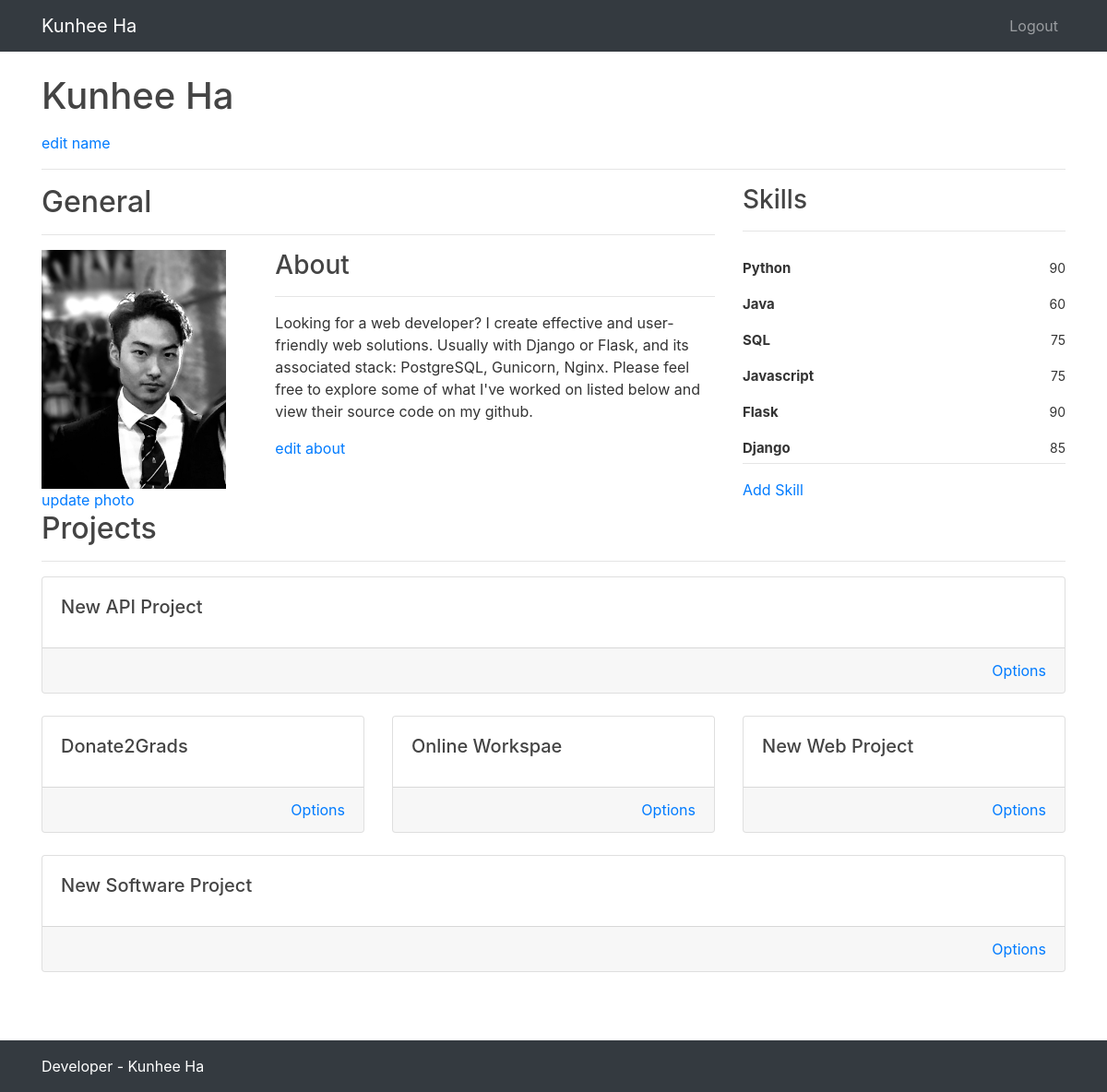
Page /admin (signed in) on the earlier database version.
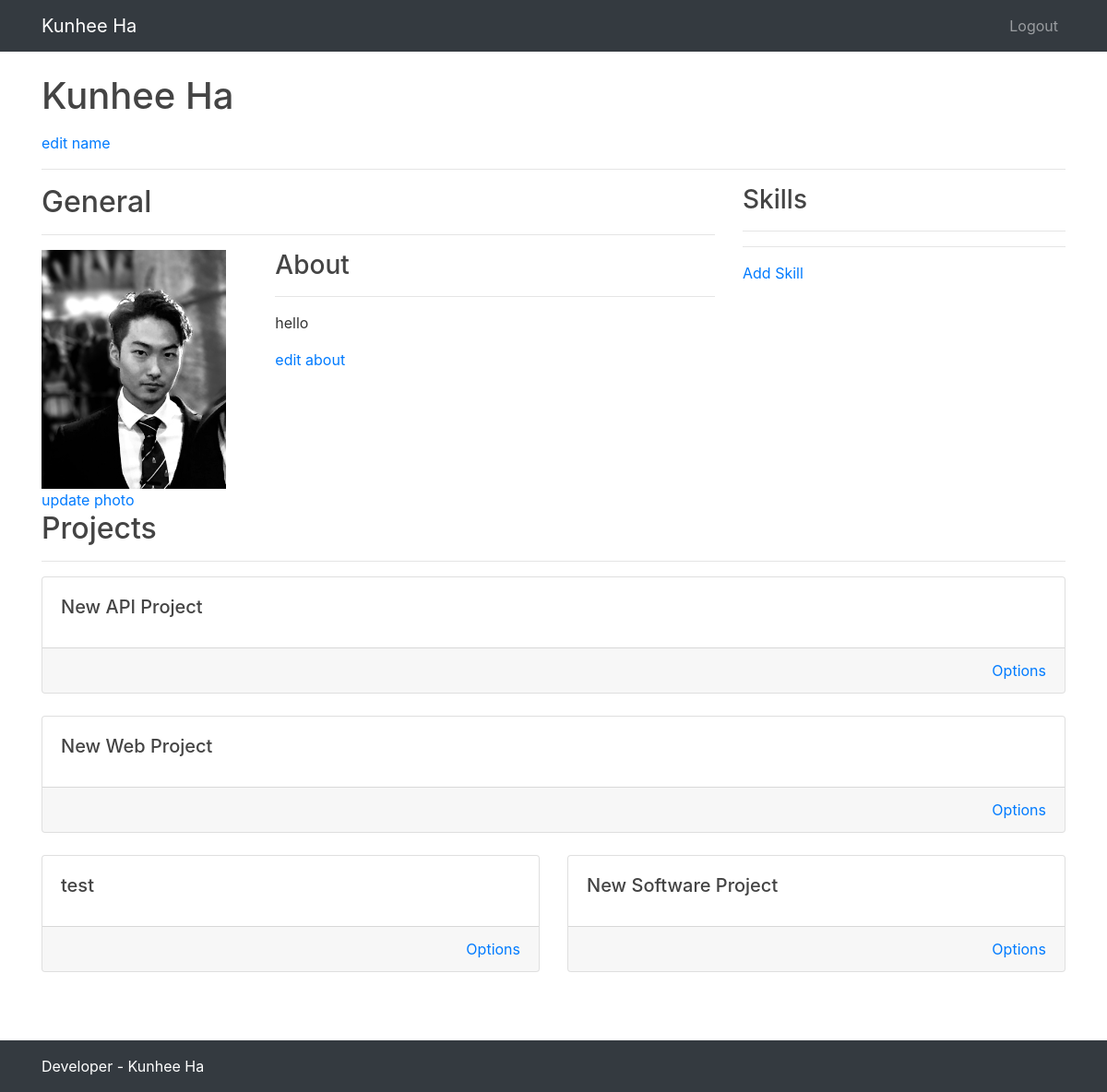
Same page on the later database version.
### onlineportfolio/models.py (models this page shows)
class User(db.Model, UserMixin):
    id = db.Column(db.Integer(), primary_key=True)
    name = db.Column(db.String(30), nullable=False)
    password = db.Column(db.String(60), nullable=False)
    email = db.Column(db.String(120), unique=True, nullable=False)
    phone = db.Column(db.String(12), unique=True, nullable=False)
    profile_photo = db.Column(db.String(20), nullable=True)
    cv_file = db.Column(db.String(20), nullable=True)
    personal_statement = db.Column(db.Text(), nullable=False)

class Skill(db.Model):
    id = db.Column(db.Integer(), primary_key=True)
    skill_name = db.Column(db.String(30), nullable=False)
    proficiency_level = db.Column(db.Integer(), nullable=False)

class WebProject(db.Model):
    id = db.Column(db.Integer(), primary_key=True)
    name = db.Column(db.String(30), nullable=False)
    source_code = db.Column(db.String(50), nullable=False)
    link = db.Column(db.String(50), nullable=False)
    description = db.Column(db.Text(), nullable=False)
    user_guide = db.Column(db.String(20), nullable=True)
    upcoming_functionality = db.Column(db.Text(), nullable=True)
    skills = db.relationship('PSkill', secondary='web_project_skills')

class SoftwareProject(db.Model):
    id = db.Column(db.Integer(), primary_key=True)
    name = db.Column(db.String(30), nullable=False)
    source_code = db.Column(db.String(50), nullable=False)
    windows_file = db.Column(db.String(20), nullable=True)
    macos_file = db.Column(db.String(20), nullable=True)
    linux_file = db.Column(db.String(20), nullable=True)
    description = db.Column(db.Text(), nullable=False)
    installation_guide = db.Column(db.String(20), nullable=True)
    user_guide = db.Column(db.String(20), nullable=True)
    upcoming_functionality = db.Column(db.Text(), nullable=True)
    skills = db.relationship('PSkill', secondary='software_project_skills')

### onlineportfolio/routes.py (the view, shortened to what this page needs)
@app.route('/admin', methods=['GET', 'POST'])
@login_required
def admin():
    skills = Skill.query.all()
    apiprojects = APIProject.query.all()
    webprojects = WebProject.query.all()
    softwareprojects = SoftwareProject.query.all()
    cvform = AddCVForm()
    aboutform = AboutForm()
    viewcvform = ViewCVForm()
    imageform = AddImageForm()
    skillform = SkillForm()
    if viewcvform.cvsubmit.data and viewcvform.validate():
        me = Person.query.first()
        cv = me.cv_file
        mydirectory = os.path.join(app.root_path, 'static/cv')
        return send_from_directory(directory=mydirectory, filename=cv)
    if aboutform.validate_on_submit():
        current_user.personal_statement = aboutform.personal_statement.data
        db.session.commit()
        flash('Profile Updated', 'success')
    elif request.method == 'GET':
        if current_user.personal_statement:
            aboutform.personal_statement.data = current_user.personal_statement
    if skillform.validate_on_submit():
        newskill = Skill(skill_name=skillform.skill_name.data, proficiency_level=skillform.proficiency_level.data)
        db.session.add(newskill)
        db.session.commit()
        flash('New Skill Added', 'success')
    return render_template("admin_test.html", aboutform=aboutform, cvform=cvform, imageform=imageform, viewcvform=viewcvform, skills=skills, skillform=skillform, webprojects=webprojects, apiprojects=apiprojects, softwareprojects=softwareprojects)

### onlineportfolio/models.py (called while the page is built)
@login_manager.user_loader
def load_user(user_id):
    return User.query.get(int(user_id))

### onlineportfolio/templates/admin_test.html (shortened to what the changed rows need)
{% extends 'admin_base.html' %}
{% block content %}
  <h1>{{ current_user.name }}</h1>
  <a data-toggle="modal" data-target="#editnameform" href="">edit name</a>
  <hr>
  <div class="row">
    <div class="col-md-8">
      <h2>General</h2>
      <div class="row">
        <div class="col-md-4">
          <img src="{{ url_for('static', filename='images/'+current_user.profile_photo) }}" width="200">
          <a data-toggle="modal" data-target="#imageform" href="">update photo</a>
        </div>
        <div class="col-md-8">
          <h3>About</h3>
          <hr>
          <p>{{ current_user.personal_statement }}</p>
          <a data-toggle="modal" data-target="#aboutform" href="#">edit about</a>
        </div>
      </div>
    </div>
    <div class="col-md-4">
      <div class="each-lang">
        {% for skill in skills %}
        <div class="lang">
          <div class="parcial">
            <div class="info">
              <div class="name"><a data-toggle="modal" data-target="#editskill{{ skill.id }}">{{ skill.skill_name }}</a></div>
              <div class=percentagem-num>{{ skill.proficiency_level }}</div>
            </div>
          </div>
        </div>
        {% endfor %}
      </div>
    </div>
  </div>
  <div class="row">
    <div class="col-md-12">
      <h2>Projects</h2>
      <div class="row">
        {% for webproject in webprojects %}
        <div class="col mb-4">
          <div class="card">
            <a class="workspace-link" href="{{ url_for('webprojectedit', project_id=webproject.id) }}">
              <div class="card-body">
                <h5 class="card-title">{{ webproject.name }}</h5>
              </div>
            </a>
            <div class="card-footer text-right">
              <div class="dropdown">
                <a style="cursor:pointer" class="card-link" id="optionsLink" data-toggle="dropdown" aria-haspopup="true" aria-expanded="false">Options</a>
              </div>
            </div>
          </div>
        </div>
        {% endfor %}
      </div>
      <div class="row">
        {% for softwareproject in softwareprojects %}
        <div class="col mb-4">
          <div class="card">
            <a class="workspace-link" href="{{ url_for('softwareprojectedit', project_id=softwareproject.id) }}">
              <div class="card-body">
                <h5 class="card-title">{{ softwareproject.name }}</h5>
              </div>
            </a>
            <div class="card-footer text-right">
              <div class="dropdown">
                <a style="cursor:pointer" class="card-link" id="optionsLink" data-toggle="dropdown" aria-haspopup="true" aria-expanded="false">Options</a>
              </div>
            </div>
          </div>
        </div>
        {% endfor %}
      </div>
    </div>
  </div>
{% endblock %}

Differences in the rows shown:
removed Skill: skill_name "Python", proficiency_level "90"
removed Skill: skill_name "Java", proficiency_level "60"
removed Skill: skill_name "SQL", proficiency_level "75"
removed Skill: skill_name "Javascript", proficiency_level "75"
removed Skill: skill_name "Flask", proficiency_level "90"
removed Skill: skill_name "Django", proficiency_level "85"
removed WebProject: name "Donate2Grads"
removed WebProject: name "Online Workspae"
changed User "Kunhee Ha": personal_statement "Looking for a web developer? I create effective and user-friendly web solutions. Usually with Django or Flask, and its associated stack: PostgreSQL, Gunicorn, Nginx. Please feel free to explore some of what I've worked on listed below and view their source code on my github." → "hello"
added SoftwareProject: name "test"
